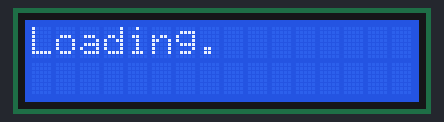
A sketch run on a simulated ESP8266 (NodeMCU). Shown: 16×2 character LCD. WiFi joins after 1.5 s; servers stay silent unless stated; network time is answered at once with the bench clock; the local clock reads 2024-03-15 10:24:30 at power-on unless the sketch sets it; what the sketch prints to the serial monitor is not drawn.

Above: at 0.1 s.
At 1.7 s:
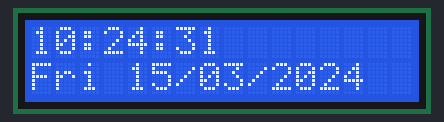
At 10.9 s:
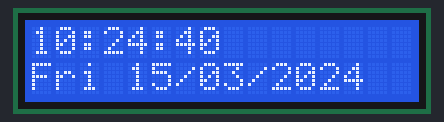
At 20.1 s:
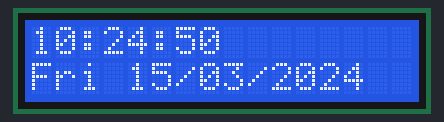
At 29.3 s:
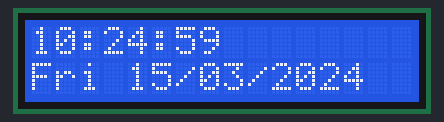
At 38.5 s:
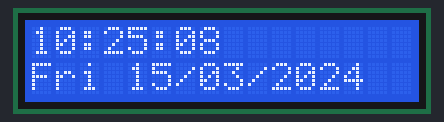

Measured:
- what the display in image 1 shows lasts 1.0 s, from 1.6 s to 2.6 s

The sketch:

Bel-Sekola.ino
```cpp
#include <Wire.h>
#include <RTClib.h>
#include <ESP8266WiFi.h>
#include <WiFiUdp.h>
#include <NTPClient.h>
#include <LiquidCrystal_I2C.h>

// Inisialisasi RTC, NTP, dan LCD
RTC_DS3231 rtc;
WiFiUDP ntpUDP;
NTPClient timeClient(ntpUDP, "id.pool.ntp.org", 25200, 60000);
LiquidCrystal_I2C lcd(0x27, 16, 2);  // Sesuaikan alamat I2C dan ukuran LCD jika diperlukan

const char* daysOfWeek[] = {"Sun", "Mon", "Tue", "Wed", "Thu", "Fri", "Sat"};

void setup() {
  Serial.begin(9600);  // Memulai komunikasi serial dengan baud rate 9600

  // Memulai modul RTC DS3231
  if (!rtc.begin()) {
    Serial.println("Couldn't find RTC");
    while (1);  // Hentikan eksekusi jika RTC tidak ditemukan
  }

  // Memulai komunikasi dengan LCD
  lcd.init();         // Inisialisasi LCD dengan lcd.init()
  lcd.backlight();   // Menyalakan lampu belakang LCD
  lcd.setCursor(0, 0); // Set cursor ke kolom 0 baris 0
  lcd.print("Loading.");  // Menampilkan teks awal

  // Menghubungkan ke WiFi
  const char* ssid = "Ethan Deco";        // Ganti dengan SSID WiFi Anda
  const char* password = "Yroedi75";      // Ganti dengan password WiFi Anda
  WiFi.begin(ssid, password);

  while (WiFi.status() != WL_CONNECTED) {
    delay(500);
    Serial.print(".");
  }
  Serial.println("Connected to WiFi");

  // Memulai NTP client
  timeClient.begin();
  timeClient.update();  // Mengambil waktu epoch dari server NTP
  unsigned long unix_epoch = timeClient.getEpochTime();  // Mengambil waktu epoch
  rtc.adjust(DateTime(unix_epoch));  // Mengatur waktu RTC menggunakan waktu epoch dari NTP
}

void loop() {
  timeClient.update();  // Memperbarui waktu dari server NTP
  unsigned long unix_epoch = timeClient.getEpochTime();  // Mengambil waktu epoch saat ini

  DateTime now = rtc.now();  // Mendapatkan waktu saat ini dari RTC

  // Tampilkan waktu di LCD
  lcd.setCursor(0, 0);  // Tempatkan kursor pada baris pertama
  lcd.printf("%02d:%02d:%02d", now.hour(), now.minute(), now.second());  // Tampilkan waktu

  lcd.setCursor(0, 1);  // Tempatkan kursor pada baris kedua
  lcd.printf("%s %02d/%02d/%04d", daysOfWeek[now.dayOfTheWeek()], now.day(), now.month(), now.year());  // Tampilkan nama hari, tanggal, dan tahun

  delay(1000);  // Delay 1 detik sebelum iterasi berikutnya
}
```
